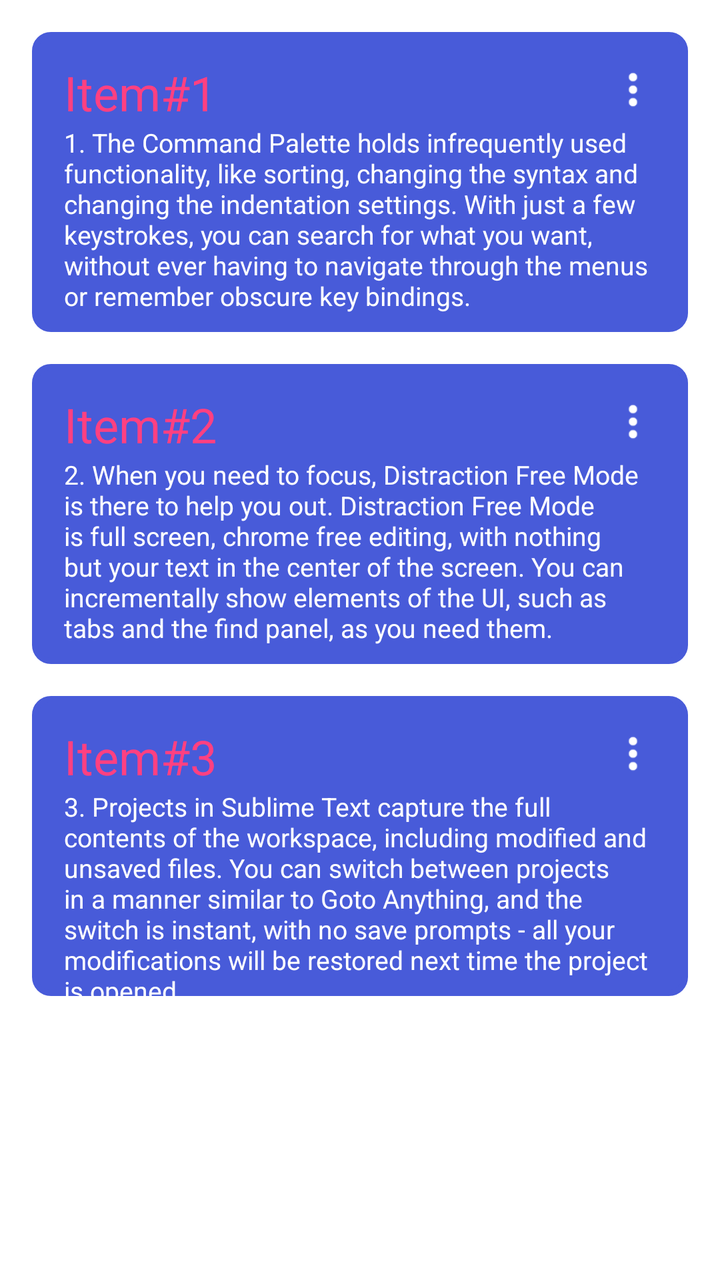
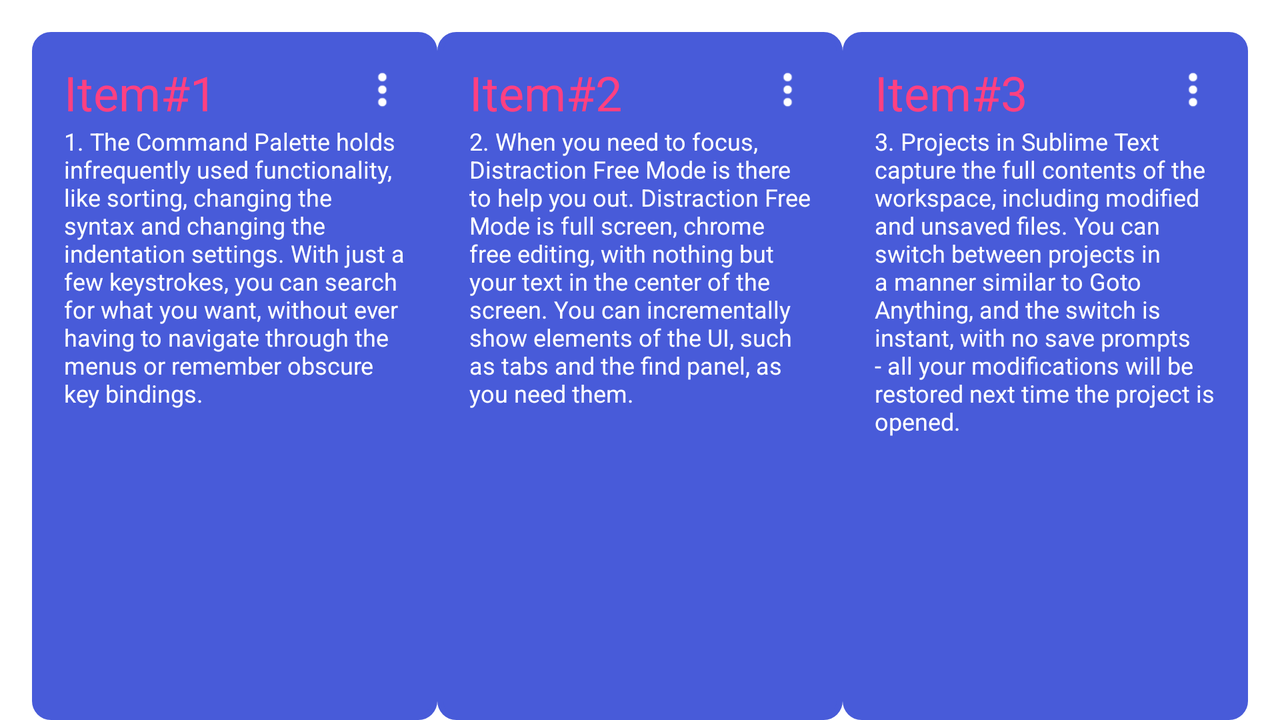

Two renders of one Android screen. The first uses the default layout on a phone; the second uses the alternative layout the repository ships for a different screen configuration, on a matching device. The two XML files are below.
<!-- AndroidManifest.xml: application theme AppTheme -->
<!-- res/layout/activity_main.xml -->
<?xml version="1.0" encoding="utf-8"?>
<LinearLayout xmlns:android="http://schemas.android.com/apk/res/android"
    android:layout_width="match_parent"
    android:layout_height="match_parent"
    android:orientation="vertical"
    android:paddingLeft="16dp"
    android:paddingRight="16dp"
    android:id="@+id/relLay"
    android:background="@color/contentBackground">

    
    <RelativeLayout
        android:id="@+id/line_item1"
        android:layout_width="match_parent"
        android:layout_height="150dp"
        android:orientation="horizontal"
        android:background="@drawable/selector_item_text"
        android:layout_marginTop="16sp"
        android:layout_alignParentEnd="true"
        android:focusable="false">


        <TextView
            android:id="@+id/textView1"
            android:layout_width="wrap_content"
            android:layout_height="wrap_content"
            android:paddingLeft="16dp"
            android:paddingRight="16dp"
            android:paddingTop="14dp"
            android:textSize="24sp"
            android:textColor="@color/colorAccent"
            android:text="@string/item_1"
            android:focusable="true"/>

        <ImageView
            android:id="@+id/icon1"
            android:layout_width="40dp"
            android:layout_height="35dp"
            android:src="@drawable/ic_settings"
            android:layout_above="@+id/text1"
            android:layout_alignParentEnd="true"
            android:paddingEnd="15dp"
            android:focusable="true"/>

        <TextView
            android:id="@+id/text1"
            android:layout_width="wrap_content"
            android:layout_height="wrap_content"
            android:layout_below="@+id/textView1"
            android:paddingLeft="16dp"
            android:paddingRight="16dp"
            android:paddingEnd="16dp"
            android:textSize="13sp"
            android:textColor="@color/state_color"
            android:text="@string/itemText_1"
            android:focusable="true"/>

    </RelativeLayout>

    
    <RelativeLayout
        android:id="@+id/line_item2"
        android:layout_width="match_parent"
        android:layout_height="150dp"
        android:orientation="horizontal"
        android:background="@drawable/selector_item_text"
        android:layout_marginTop="16sp"
        android:layout_below="@+id/line_item1"
        android:focusable="true"
        android:focusableInTouchMode="true">

        <TextView
            android:id="@+id/textView2"
            android:layout_width="wrap_content"
            android:layout_height="wrap_content"
            android:paddingLeft="16dp"
            android:paddingRight="16dp"
            android:paddingTop="14dp"
            android:textSize="24sp"
            android:textColor="@color/colorAccent"
            android:text="@string/item_2"
            android:duplicateParentState="true"/>


        <ImageView
            android:id="@+id/icon2"
            android:layout_width="40dp"
            android:layout_height="35dp"
            android:src="@drawable/ic_settings"
            android:layout_above="@+id/text2"
            android:layout_alignParentEnd="true"
            android:paddingEnd="15dp"
            android:duplicateParentState="true"
            android:focusableInTouchMode="true"/>

        <TextView
            android:id="@+id/text2"
            android:layout_width="wrap_content"
            android:layout_height="wrap_content"
            android:layout_below="@+id/textView2"
            android:paddingLeft="16dp"
            android:paddingRight="16dp"
            android:paddingEnd="16dp"
            android:textSize="13sp"
            android:textColor="@color/state_color"
            android:text="@string/itemText_2"
            android:duplicateParentState="true"
            android:focusableInTouchMode="true"/>

    </RelativeLayout>

    
    <RelativeLayout
        android:id="@+id/line_item3"
        android:layout_width="match_parent"
        android:layout_height="150dp"
        android:orientation="horizontal"
        android:background="@drawable/selector_item_text"
        android:layout_marginTop="16sp"
        android:layout_below="@+id/line_item2">

        <TextView
            android:id="@+id/textView3"
            android:layout_width="wrap_content"
            android:layout_height="wrap_content"
            android:paddingLeft="16dp"
            android:paddingRight="16dp"
            android:paddingTop="14dp"
            android:textSize="24sp"
            android:textColor="@color/colorAccent"
            android:text="@string/item_3" />


        <ImageView
            android:id="@+id/icon3"
            android:layout_width="40dp"
            android:layout_height="35dp"
            android:src="@drawable/ic_settings"
            android:layout_above="@+id/text3"
            android:layout_alignParentEnd="true"
            android:paddingEnd="15dp"/>

        <TextView
            android:id="@+id/text3"
            android:layout_width="wrap_content"
            android:layout_height="wrap_content"
            android:layout_below="@+id/textView3"
            android:paddingLeft="16dp"
            android:paddingRight="16dp"
            android:paddingEnd="16dp"
            android:textSize="13sp"
            android:textColor="@color/state_color"
            android:text="@string/itemText_3"/>

    </RelativeLayout>


</LinearLayout>
<!-- resources referenced by this layout -->
<resources>
  <color name="colorAccent">#FF4081</color>
  <color name="contentBackground">#ffffff</color>
  <!-- drawable ic_settings: png bitmap (drawable, 427 bytes) -->
  <!-- drawable selector_item_text (drawable) -->
  <?xml version="1.0" encoding="utf-8"?>
  <selector xmlns:android="http://schemas.android.com/apk/res/android">
  
          <item android:drawable="@drawable/disable_item" android:state_enabled="false" />
          <item android:drawable="@drawable/enable_item" android:state_enabled="true" />
  </selector>
  <string name="itemText_1">1. The Command Palette holds infrequently used functionality, like sorting, changing the syntax and changing the indentation settings. With just a few keystrokes, you can search for what you want, without ever having to navigate through the menus or remember obscure key bindings.</string>
  <string name="itemText_2">2. When you need to focus, Distraction Free Mode is there to help you out. Distraction Free Mode is full screen, chrome free editing, with nothing but your text in the center of the screen. You can incrementally show elements of the UI, such as tabs and the find panel, as you need them.</string>
  <string name="itemText_3">3. Projects in Sublime Text capture the full contents of the workspace, including modified and unsaved files. You can switch between projects in a manner similar to Goto Anything, and the switch is instant, with no save prompts - all your modifications will be restored next time the project is opened.</string>
  <string name="item_1">Item#1</string>
  <string name="item_2">Item#2</string>
  <string name="item_3">Item#3</string>
  <style name="AppTheme" parent="Theme.AppCompat.Light.DarkActionBar">
          
          <item name="colorPrimary">@color/colorPrimary</item>
          <item name="colorPrimaryDark">@color/colorPrimaryDark</item>
          <item name="colorAccent">@color/colorAccent</item>
      </style>
  <!-- drawable disable_item (drawable) -->
  <?xml version="1.0" encoding="utf-8"?>
  <shape xmlns:android="http://schemas.android.com/apk/res/android"
      android:shape="rectangle">
      <stroke
          android:width="3dp"
          android:color="@color/colorItemFonChoise" />
      <corners android:radius="8dp" />
  </shape>
  <!-- drawable enable_item (drawable) -->
  <?xml version="1.0" encoding="utf-8"?>
  <shape xmlns:android="http://schemas.android.com/apk/res/android"
      android:shape="rectangle">
      <stroke android:color="@color/colorItemFonChoise"
          android:width="3dp"/>
      <corners android:radius="8dp" />
      <solid android:color="@color/colorItemFonChoise" />
  </shape>
  <color name="colorPrimary">#3F51B5</color>
  <color name="colorPrimaryDark">#303f9f</color>
  <color name="colorItemFonChoise">#485bd9</color>
</resources>
<!-- res/layout-land/activity_main.xml (the repository's variant of the layout above) -->
<!-- drawn on the phone turned sideways -->
<?xml version="1.0" encoding="utf-8"?>
<LinearLayout xmlns:android="http://schemas.android.com/apk/res/android"
    android:layout_width="wrap_content"
    android:layout_height="match_parent"
    android:orientation="horizontal"
    android:paddingLeft="16dp"
    android:paddingRight="16dp"
    android:id="@+id/relLay"
    android:background="@color/contentBackground"
    android:weightSum="3">

    
    <RelativeLayout
        android:id="@+id/line_item1"
        android:layout_width="wrap_content"
        android:layout_height="match_parent"
        android:layout_weight="1"
        android:layout_marginStart="@dimen/activity_horizontal_margin"
        android:layout_marginEnd="@dimen/activity_vertical_margin"
        android:layout_margin="@dimen/activity_horizontal_margin"
        android:orientation="horizontal"
        android:background="@drawable/selector_item_text"
        android:layout_marginTop="16sp"
        android:layout_alignParentEnd="true"
        android:focusable="false">


        <TextView
            android:id="@+id/textView1"
            android:layout_width="wrap_content"
            android:layout_height="wrap_content"
            android:paddingLeft="16dp"
            android:paddingRight="16dp"
            android:paddingTop="14dp"
            android:textSize="24sp"
            android:textColor="@color/colorAccent"
            android:text="@string/item_1"
            android:focusable="true"/>

        <ImageView
            android:id="@+id/icon1"
            android:layout_width="40dp"
            android:layout_height="35dp"
            android:src="@drawable/ic_settings"
            android:layout_above="@+id/text1"
            android:layout_alignParentEnd="true"
            android:paddingEnd="15dp"
            android:focusable="true"/>

        <TextView
            android:id="@+id/text1"
            android:layout_width="wrap_content"
            android:layout_height="wrap_content"
            android:layout_below="@+id/textView1"
            android:paddingLeft="16dp"
            android:paddingRight="16dp"
            android:paddingEnd="16dp"
            android:textSize="12sp"
            android:textColor="@color/state_color"
            android:text="@string/itemText_1"
            android:focusable="true"/>

    </RelativeLayout>

    
    <RelativeLayout
        android:id="@+id/line_item2"
        android:layout_width="wrap_content"
        android:layout_height="match_parent"
        android:layout_weight="1"
        android:layout_marginStart="@dimen/activity_horizontal_margin"
        android:layout_marginEnd="@dimen/activity_vertical_margin"
        android:layout_margin="@dimen/activity_horizontal_margin"
        android:orientation="horizontal"
        android:background="@drawable/selector_item_text"
        android:layout_marginTop="16sp"
        android:layout_below="@+id/line_item1"
        android:focusable="true"
        android:focusableInTouchMode="true">

        <TextView
            android:id="@+id/textView2"
            android:layout_width="wrap_content"
            android:layout_height="wrap_content"
            android:paddingLeft="16dp"
            android:paddingRight="16dp"
            android:paddingTop="14dp"
            android:textSize="24sp"
            android:textColor="@color/colorAccent"
            android:text="@string/item_2"
            android:duplicateParentState="true"/>


        <ImageView
            android:id="@+id/icon2"
            android:layout_width="40dp"
            android:layout_height="35dp"
            android:src="@drawable/ic_settings"
            android:layout_above="@+id/text2"
            android:layout_alignParentEnd="true"
            android:paddingEnd="15dp"
            android:duplicateParentState="true"
            android:focusableInTouchMode="true"/>

        <TextView
            android:id="@+id/text2"
            android:layout_width="wrap_content"
            android:layout_height="wrap_content"
            android:layout_below="@+id/textView2"
            android:paddingLeft="16dp"
            android:paddingRight="16dp"
            android:paddingEnd="16dp"
            android:textSize="12sp"
            android:textColor="@color/state_color"
            android:text="@string/itemText_2"
            android:duplicateParentState="true"
            android:focusableInTouchMode="true"/>

    </RelativeLayout>

    
    <RelativeLayout
        android:id="@+id/line_item3"
        android:layout_width="wrap_content"
        android:layout_height="match_parent"
        android:layout_weight="1"
        android:layout_marginStart="@dimen/activity_horizontal_margin"
        android:layout_marginEnd="@dimen/activity_vertical_margin"
        android:layout_margin="@dimen/activity_horizontal_margin"
        android:orientation="horizontal"
        android:background="@drawable/selector_item_text"
        android:layout_marginTop="16sp"
        android:layout_below="@+id/line_item2">

        <TextView
            android:id="@+id/textView3"
            android:layout_width="wrap_content"
            android:layout_height="wrap_content"
            android:paddingLeft="16dp"
            android:paddingRight="16dp"
            android:paddingTop="14dp"
            android:textSize="24sp"
            android:textColor="@color/colorAccent"
            android:text="@string/item_3" />


        <ImageView
            android:id="@+id/icon3"
            android:layout_width="40dp"
            android:layout_height="35dp"
            android:src="@drawable/ic_settings"
            android:layout_above="@+id/text3"
            android:layout_alignParentEnd="true"
            android:paddingEnd="15dp"/>

        <TextView
            android:id="@+id/text3"
            android:layout_width="wrap_content"
            android:layout_height="wrap_content"
            android:layout_below="@+id/textView3"
            android:paddingLeft="16dp"
            android:paddingRight="16dp"
            android:paddingEnd="16dp"
            android:textSize="12sp"
            android:textColor="@color/state_color"
            android:text="@string/itemText_3"/>

    </RelativeLayout>


</LinearLayout>
